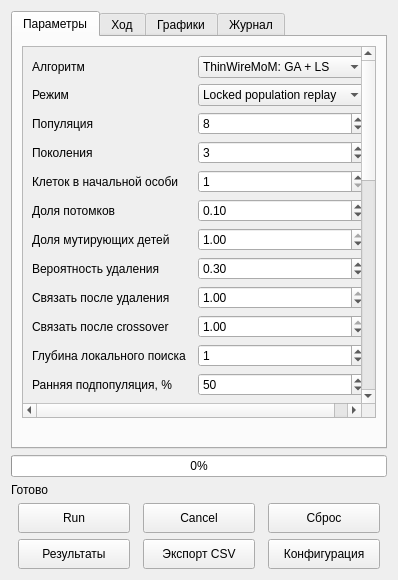
<?xml version="1.0" encoding="UTF-8"?>
<ui version="4.0"><class>BenchmarkPanel</class><widget class="QWidget" name="BenchmarkPanel"><layout class="QVBoxLayout" name="rootLayout">
<item><widget class="QTabWidget" name="pages">
<widget class="QWidget" name="settingsTab"><attribute name="title"><string>Параметры</string></attribute><layout class="QVBoxLayout" name="settingsLayout"><item><widget class="QScrollArea" name="settingsScroll"><property name="widgetResizable"><bool>true</bool></property><widget class="QWidget" name="settingsContents"><layout class="QFormLayout" name="settingsForm"><item row="0" column="0"><widget class="QLabel" name="ga_implementationLabel"><property name="text"><string>Алгоритм</string></property></widget></item><item row="0" column="1"><widget class="QComboBox" name="ga_implementation"><property name="currentIndex"><number>0</number></property><item><property name="text"><string>ThinWireMoM: GA + LS</string></property></item><item><property name="text"><string>Новый бинарный GA</string></property></item><item><property name="text"><string>Выберите алгоритм</string></property></item></widget></item>
<item row="1" column="0"><widget class="QLabel" name="modeLabel"><property name="text"><string>Режим</string></property></widget></item><item row="1" column="1"><widget class="QComboBox" name="mode"><property name="currentIndex"><number>0</number></property><item><property name="text"><string>Locked population replay</string></property></item><item><property name="text"><string>Real independent GA</string></property></item></widget></item>
<item row="2" column="0"><widget class="QLabel" name="population_sizeLabel"><property name="text"><string>Популяция</string></property></widget></item><item row="2" column="1"><widget class="QSpinBox" name="population_size"><property name="minimum"><number>2</number></property><property name="maximum"><number>10000</number></property><property name="value"><number>8</number></property></widget></item>
<item row="3" column="0"><widget class="QLabel" name="generationsLabel"><property name="text"><string>Поколения</string></property></widget></item><item row="3" column="1"><widget class="QSpinBox" name="generations"><property name="minimum"><number>1</number></property><property name="maximum"><number>10000</number></property><property name="value"><number>3</number></property></widget></item>
<item row="14" column="0"><widget class="QLabel" name="mutation_probabilityLabel"><property name="text"><string>Мутация p</string></property></widget></item><item row="14" column="1"><widget class="QDoubleSpinBox" name="mutation_probability"><property name="minimum"><double>0</double></property><property name="maximum"><double>1</double></property><property name="value"><double>0.1</double></property><property name="decimals"><number>4</number></property></widget></item>
<item row="15" column="0"><widget class="QLabel" name="crossover_probabilityLabel"><property name="text"><string>Crossover p</string></property></widget></item><item row="15" column="1"><widget class="QDoubleSpinBox" name="crossover_probability"><property name="minimum"><double>0</double></property><property name="maximum"><double>1</double></property><property name="value"><double>0.8</double></property><property name="decimals"><number>4</number></property></widget></item>
<item row="16" column="0"><widget class="QLabel" name="tournament_sizeLabel"><property name="text"><string>Турнир</string></property></widget></item><item row="16" column="1"><widget class="QSpinBox" name="tournament_size"><property name="minimum"><number>1</number></property><property name="maximum"><number>10000</number></property><property name="value"><number>3</number></property></widget></item>
<item row="17" column="0"><widget class="QLabel" name="elitismLabel"><property name="text"><string>Элитизм</string></property></widget></item><item row="17" column="1"><widget class="QSpinBox" name="elitism"><property name="minimum"><number>0</number></property><property name="maximum"><number>9999</number></property><property name="value"><number>1</number></property></widget></item>
<item row="18" column="0"><widget class="QLabel" name="min_elementsLabel"><property name="text"><string>Минимум клеток</string></property></widget></item><item row="18" column="1"><widget class="QSpinBox" name="min_elements"><property name="minimum"><number>1</number></property><property name="maximum"><number>16384</number></property><property name="value"><number>1</number></property></widget></item>
<item row="19" column="0"><widget class="QLabel" name="max_elementsLabel"><property name="text"><string>Максимум клеток</string></property></widget></item><item row="19" column="1"><widget class="QSpinBox" name="max_elements"><property name="minimum"><number>0</number></property><property name="maximum"><number>16384</number></property><property name="value"><number>0</number></property><property name="specialValueText"><string>Вся сетка</string></property></widget></item>
<item row="20" column="0"><widget class="QLabel" name="replay_fileLabel"><property name="text"><string>Файл GA trace</string></property></widget></item><item row="20" column="1"><widget class="QLineEdit" name="replay_file"></widget></item>
<item row="21" column="0"><widget class="QLabel" name="seedLabel"><property name="text"><string>Seed</string></property></widget></item><item row="21" column="1"><widget class="QSpinBox" name="seed"><property name="minimum"><number>0</number></property><property name="maximum"><number>2147483647</number></property><property name="value"><number>42</number></property></widget></item>
<item row="22" column="0"><widget class="QLabel" name="objectiveLabel"><property name="text"><string>Fitness</string></property></widget></item><item row="22" column="1"><widget class="QComboBox" name="objective"><property name="currentIndex"><number>0</number></property><item><property name="text"><string>Min reflected power</string></property></item><item><property name="text"><string>Max Gain</string></property></item><item><property name="text"><string>Max realised Gain</string></property></item><item><property name="text"><string>Fitness ThinWireMoM</string></property></item></widget></item>
<item row="23" column="0"><widget class="QLabel" name="connectedLabel"><property name="text"><string>Связность с портом</string></property></widget></item><item row="23" column="1"><widget class="QCheckBox" name="connected"><property name="checked"><bool>true</bool></property></widget></item>
<item row="24" column="0"><widget class="QLabel" name="refactor_intervalLabel"><property name="text"><string>Refactor через updates</string></property></widget></item><item row="24" column="1"><widget class="QSpinBox" name="refactor_interval"><property name="minimum"><number>1</number></property><property name="maximum"><number>100</number></property><property name="value"><number>20</number></property></widget></item>
<item row="25" column="0"><widget class="QLabel" name="condition_limitLabel"><property name="text"><string>Предел condition</string></property></widget></item><item row="25" column="1"><widget class="QDoubleSpinBox" name="condition_limit"><property name="minimum"><double>100</double></property><property name="maximum"><double>1000000000000000</double></property><property name="value"><double>1000000000000</double></property><property name="decimals"><number>4</number></property></widget></item>
<item row="26" column="0"><widget class="QLabel" name="max_changed_fractionLabel"><property name="text"><string>Доля изменённых DOF</string></property></widget></item><item row="26" column="1"><widget class="QDoubleSpinBox" name="max_changed_fraction"><property name="minimum"><double>0.01</double></property><property name="maximum"><double>1</double></property><property name="value"><double>0.5</double></property><property name="decimals"><number>4</number></property></widget></item>
<item row="27" column="0"><widget class="QLabel" name="state_cache_sizeLabel"><property name="text"><string>Кэш состояний Шура</string></property></widget></item><item row="27" column="1"><widget class="QSpinBox" name="state_cache_size"><property name="minimum"><number>1</number></property><property name="maximum"><number>64</number></property><property name="value"><number>8</number></property></widget></item>
<item row="28" column="0"><widget class="QLabel" name="max_parallel_feko_jobsLabel"><property name="text"><string>Параллельных FEKO</string></property></widget></item><item row="28" column="1"><widget class="QSpinBox" name="max_parallel_feko_jobs"><property name="minimum"><number>1</number></property><property name="maximum"><number>16</number></property><property name="value"><number>1</number></property></widget></item>
<item row="29" column="0"><widget class="QLabel" name="use_cacheLabel"><property name="text"><string>Кэш расчётов</string></property></widget></item><item row="29" column="1"><widget class="QCheckBox" name="use_cache"><property name="checked"><bool>true</bool></property></widget></item>
<item row="30" column="0"><widget class="QLabel" name="diagnostic_directLabel"><property name="text"><string>Проверка прямым LU</string></property></widget></item><item row="30" column="1"><widget class="QCheckBox" name="diagnostic_direct"><property name="checked"><bool>true</bool></property></widget></item>
<item row="31" column="0"><widget class="QLabel" name="diagnostic_scuffLabel"><property name="text"><string>Полный SCUFF для случаев</string></property></widget></item><item row="31" column="1"><widget class="QCheckBox" name="diagnostic_scuff"><property name="checked"><bool>false</bool></property></widget></item>
<item row="4" column="0"><widget class="QLabel" name="initial_elementsLabel"><property name="text"><string>Клеток в начальной особи</string></property></widget></item><item row="4" column="1"><widget class="QSpinBox" name="initial_elements"><property name="minimum"><number>1</number></property><property name="maximum"><number>16384</number></property><property name="value"><number>1</number></property></widget></item>
<item row="5" column="0"><widget class="QLabel" name="child_fractionLabel"><property name="text"><string>Доля потомков</string></property></widget></item><item row="5" column="1"><widget class="QDoubleSpinBox" name="child_fraction"><property name="minimum"><double>0</double></property><property name="maximum"><double>1</double></property><property name="value"><double>0.1</double></property></widget></item>
<item row="6" column="0"><widget class="QLabel" name="offspring_mutation_rateLabel"><property name="text"><string>Доля мутирующих детей</string></property></widget></item><item row="6" column="1"><widget class="QDoubleSpinBox" name="offspring_mutation_rate"><property name="minimum"><double>0</double></property><property name="maximum"><double>1</double></property><property name="value"><double>1</double></property></widget></item>
<item row="7" column="0"><widget class="QLabel" name="remove_method_probabilityLabel"><property name="text"><string>Вероятность удаления</string></property></widget></item><item row="7" column="1"><widget class="QDoubleSpinBox" name="remove_method_probability"><property name="minimum"><double>0</double></property><property name="maximum"><double>1</double></property><property name="value"><double>0.3</double></property></widget></item>
<item row="8" column="0"><widget class="QLabel" name="remove_connect_probabilityLabel"><property name="text"><string>Связать после удаления</string></property></widget></item><item row="8" column="1"><widget class="QDoubleSpinBox" name="remove_connect_probability"><property name="minimum"><double>0</double></property><property name="maximum"><double>1</double></property><property name="value"><double>1</double></property></widget></item>
<item row="9" column="0"><widget class="QLabel" name="crossover_connect_probabilityLabel"><property name="text"><string>Связать после crossover</string></property></widget></item><item row="9" column="1"><widget class="QDoubleSpinBox" name="crossover_connect_probability"><property name="minimum"><double>0</double></property><property name="maximum"><double>1</double></property><property name="value"><double>1</double></property></widget></item>
<item row="10" column="0"><widget class="QLabel" name="local_search_depthLabel"><property name="text"><string>Глубина локального поиска</string></property></widget></item><item row="10" column="1"><widget class="QSpinBox" name="local_search_depth"><property name="minimum"><number>0</number></property><property name="maximum"><number>1000</number></property><property name="value"><number>1</number></property></widget></item>
<item row="11" column="0"><widget class="QLabel" name="ls_ready_percentLabel"><property name="text"><string>Ранняя подпопуляция, %</string></property></widget></item><item row="11" column="1"><widget class="QSpinBox" name="ls_ready_percent"><property name="minimum"><number>1</number></property><property name="maximum"><number>100</number></property><property name="value"><number>50</number></property></widget></item>
<item row="12" column="0"><widget class="QLabel" name="subpopulation_ga_stepsLabel"><property name="text"><string>Шагов GA подпопуляции</string></property></widget></item><item row="12" column="1"><widget class="QSpinBox" name="subpopulation_ga_steps"><property name="minimum"><number>0</number></property><property name="maximum"><number>1000</number></property><property name="value"><number>1</number></property></widget></item>
<item row="13" column="0"><widget class="QLabel" name="full_population_ga_stepsLabel"><property name="text"><string>Шагов GA всей популяции</string></property></widget></item><item row="13" column="1"><widget class="QSpinBox" name="full_population_ga_steps"><property name="minimum"><number>0</number></property><property name="maximum"><number>1000</number></property><property name="value"><number>1</number></property></widget></item>
<item row="33" column="0"><widget class="QLabel" name="ga_referenceLabel"><property name="text"><string>Папка ThinWireMoM</string></property></widget></item><item row="33" column="1"><widget class="QLineEdit" name="ga_reference"></widget></item>
<item row="32" column="0"><widget class="QLabel" name="cache_dirLabel"><property name="text"><string>Папка кэша</string></property></widget></item><item row="32" column="1"><widget class="QLineEdit" name="cache_dir"></widget></item><item row="34" column="0"><widget class="QLabel" name="reuse_cadfekoLabel"><property name="text"><string>Один CADFEKO на серию</string></property></widget></item><item row="34" column="1"><widget class="QCheckBox" name="reuse_cadfeko"><property name="checked"><bool>true</bool></property></widget></item></layout></widget></widget></item><item><widget class="QLabel" name="spaceLabel"><property name="wordWrap"><bool>true</bool></property><property name="text"><string></string></property></widget></item></layout></widget>
<widget class="QWidget" name="progressTab"><attribute name="title"><string>Ход</string></attribute><layout class="QVBoxLayout" name="progressLayout"><item><widget class="QTableWidget" name="metricsTable"><property name="editTriggers"><set>QAbstractItemView::NoEditTriggers</set></property></widget></item><item><widget class="QGraphicsView" name="bestView"><property name="minimumSize"><size><width>200</width><height>140</height></size></property></widget></item></layout></widget>
<widget class="QWidget" name="plotsTab"><attribute name="title"><string>Графики</string></attribute><layout class="QVBoxLayout" name="plotsLayout"><item><widget class="QComboBox" name="plotChoice"/></item><item><widget class="QLabel" name="plotImage"><property name="alignment"><set>Qt::AlignCenter</set></property><property name="sizePolicy"><sizepolicy hsizetype="Ignored" vsizetype="Ignored"><horstretch>0</horstretch><verstretch>0</verstretch></sizepolicy></property><property name="minimumSize"><size><width>200</width><height>150</height></size></property></widget></item></layout></widget>
<widget class="QWidget" name="logTab"><attribute name="title"><string>Журнал</string></attribute><layout class="QVBoxLayout" name="logLayout"><item><widget class="QPlainTextEdit" name="logText"><property name="readOnly"><bool>true</bool></property></widget></item></layout></widget>
</widget></item>
<item><widget class="QProgressBar" name="progressBar"><property name="value"><number>0</number></property></widget></item>
<item><widget class="QLabel" name="statusLabel"><property name="wordWrap"><bool>true</bool></property><property name="text"><string>Готово</string></property></widget></item>
<item><layout class="QGridLayout" name="buttonsLayout"><item row="0" column="0"><widget class="QPushButton" name="runButton"><property name="minimumSize"><size><width>112</width><height>30</height></size></property><property name="maximumSize"><size><width>112</width><height>30</height></size></property><property name="text"><string>Run</string></property></widget></item><item row="0" column="1"><widget class="QPushButton" name="cancelButton"><property name="minimumSize"><size><width>112</width><height>30</height></size></property><property name="maximumSize"><size><width>112</width><height>30</height></size></property><property name="text"><string>Cancel</string></property></widget></item><item row="0" column="2"><widget class="QPushButton" name="resetButton"><property name="minimumSize"><size><width>112</width><height>30</height></size></property><property name="maximumSize"><size><width>112</width><height>30</height></size></property><property name="text"><string>Сброс</string></property></widget></item><item row="1" column="0"><widget class="QPushButton" name="folderButton"><property name="minimumSize"><size><width>112</width><height>30</height></size></property><property name="maximumSize"><size><width>112</width><height>30</height></size></property><property name="text"><string>Результаты</string></property></widget></item><item row="1" column="1"><widget class="QPushButton" name="exportButton"><property name="minimumSize"><size><width>112</width><height>30</height></size></property><property name="maximumSize"><size><width>112</width><height>30</height></size></property><property name="text"><string>Экспорт CSV</string></property></widget></item><item row="1" column="2"><widget class="QPushButton" name="loadButton"><property name="minimumSize"><size><width>112</width><height>30</height></size></property><property name="maximumSize"><size><width>112</width><height>30</height></size></property><property name="text"><string>Конфигурация</string></property></widget></item></layout></item>
</layout></widget><resources/><connections/></ui>
